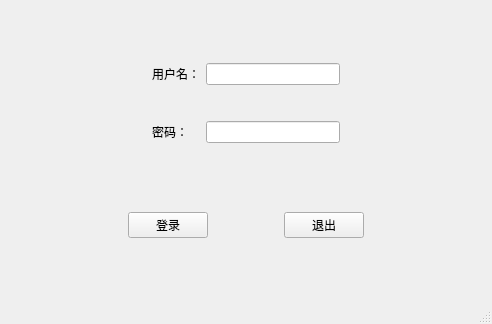
<?xml version="1.0" encoding="UTF-8"?>
<ui version="4.0">
 <class>MainWindow</class>
 <widget class="QMainWindow" name="MainWindow">
  <property name="geometry">
   <rect>
    <x>0</x>
    <y>0</y>
    <width>492</width>
    <height>324</height>
   </rect>
  </property>
  <property name="minimumSize">
   <size>
    <width>492</width>
    <height>324</height>
   </size>
  </property>
  <property name="maximumSize">
   <size>
    <width>492</width>
    <height>324</height>
   </size>
  </property>
  <property name="windowTitle">
   <string>登录界面</string>
  </property>
  <widget class="QWidget" name="centralwidget">
   <property name="sizePolicy">
    <sizepolicy hsizetype="Preferred" vsizetype="Fixed">
     <horstretch>0</horstretch>
     <verstretch>0</verstretch>
    </sizepolicy>
   </property>
   <layout class="QVBoxLayout" name="verticalLayout">
    <item>
     <widget class="QWidget" name="widget" native="true">
      <property name="sizePolicy">
       <sizepolicy hsizetype="Preferred" vsizetype="Fixed">
        <horstretch>0</horstretch>
        <verstretch>0</verstretch>
       </sizepolicy>
      </property>
      <layout class="QGridLayout" name="gridLayout">
       <item row="0" column="4">
        <spacer name="horizontalSpacer_3">
         <property name="orientation">
          <enum>Qt::Horizontal</enum>
         </property>
         <property name="sizeHint" stdset="0">
          <size>
           <width>40</width>
           <height>20</height>
          </size>
         </property>
        </spacer>
       </item>
       <item row="2" column="4">
        <spacer name="horizontalSpacer_4">
         <property name="orientation">
          <enum>Qt::Horizontal</enum>
         </property>
         <property name="sizeHint" stdset="0">
          <size>
           <width>40</width>
           <height>20</height>
          </size>
         </property>
        </spacer>
       </item>
       <item row="2" column="3">
        <widget class="QLineEdit" name="lineEdit_2">
         <property name="echoMode">
          <enum>QLineEdit::PasswordEchoOnEdit</enum>
         </property>
        </widget>
       </item>
       <item row="0" column="1" colspan="2">
        <widget class="QLabel" name="label">
         <property name="text">
          <string>用户名：</string>
         </property>
        </widget>
       </item>
       <item row="2" column="1">
        <widget class="QLabel" name="label_2">
         <property name="text">
          <string>密码：</string>
         </property>
        </widget>
       </item>
       <item row="0" column="3">
        <widget class="QLineEdit" name="lineEdit"/>
       </item>
       <item row="0" column="0">
        <spacer name="horizontalSpacer">
         <property name="orientation">
          <enum>Qt::Horizontal</enum>
         </property>
         <property name="sizeHint" stdset="0">
          <size>
           <width>40</width>
           <height>20</height>
          </size>
         </property>
        </spacer>
       </item>
       <item row="2" column="0">
        <spacer name="horizontalSpacer_2">
         <property name="orientation">
          <enum>Qt::Horizontal</enum>
         </property>
         <property name="sizeHint" stdset="0">
          <size>
           <width>40</width>
           <height>20</height>
          </size>
         </property>
        </spacer>
       </item>
       <item row="1" column="1">
        <spacer name="verticalSpacer">
         <property name="orientation">
          <enum>Qt::Vertical</enum>
         </property>
         <property name="sizeType">
          <enum>QSizePolicy::Fixed</enum>
         </property>
         <property name="sizeHint" stdset="0">
          <size>
           <width>20</width>
           <height>30</height>
          </size>
         </property>
        </spacer>
       </item>
      </layout>
     </widget>
    </item>
    <item>
     <widget class="QWidget" name="widget_2" native="true">
      <property name="sizePolicy">
       <sizepolicy hsizetype="Preferred" vsizetype="Fixed">
        <horstretch>0</horstretch>
        <verstretch>0</verstretch>
       </sizepolicy>
      </property>
      <layout class="QHBoxLayout" name="horizontalLayout">
       <item>
        <spacer name="horizontalSpacer_5">
         <property name="orientation">
          <enum>Qt::Horizontal</enum>
         </property>
         <property name="sizeHint" stdset="0">
          <size>
           <width>40</width>
           <height>20</height>
          </size>
         </property>
        </spacer>
       </item>
       <item>
        <widget class="QPushButton" name="pushButton">
         <property name="text">
          <string>登录</string>
         </property>
        </widget>
       </item>
       <item>
        <spacer name="horizontalSpacer_7">
         <property name="orientation">
          <enum>Qt::Horizontal</enum>
         </property>
         <property name="sizeType">
          <enum>QSizePolicy::Fixed</enum>
         </property>
         <property name="sizeHint" stdset="0">
          <size>
           <width>70</width>
           <height>20</height>
          </size>
         </property>
        </spacer>
       </item>
       <item>
        <widget class="QPushButton" name="pushButton_2">
         <property name="text">
          <string>退出</string>
         </property>
        </widget>
       </item>
       <item>
        <spacer name="horizontalSpacer_6">
         <property name="orientation">
          <enum>Qt::Horizontal</enum>
         </property>
         <property name="sizeHint" stdset="0">
          <size>
           <width>40</width>
           <height>20</height>
          </size>
         </property>
        </spacer>
       </item>
      </layout>
     </widget>
    </item>
   </layout>
  </widget>
  <widget class="QMenuBar" name="menubar">
   <property name="geometry">
    <rect>
     <x>0</x>
     <y>0</y>
     <width>492</width>
     <height>26</height>
    </rect>
   </property>
  </widget>
  <widget class="QStatusBar" name="statusbar"/>
 </widget>
 <resources/>
 <connections/>
</ui>
